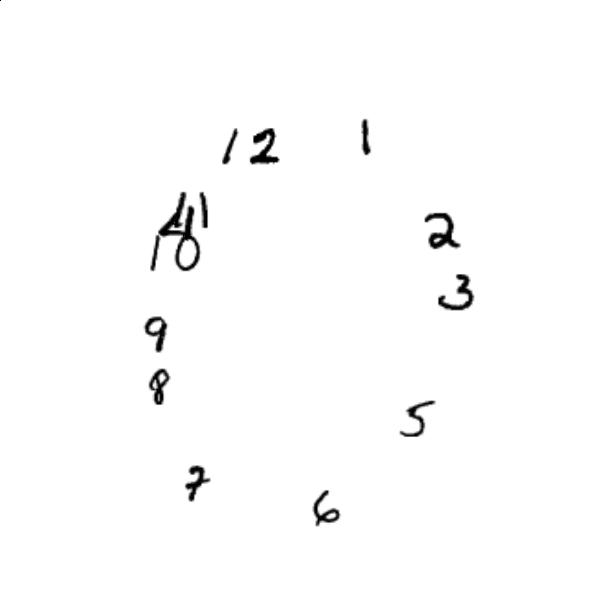
#> input picture clockNumData/0_clockDigit.jpg, 600 x 600 px
$ python -i predictionLib.py   (imports and definitions only)
#> lines starting #> are read from the running program, lines starting #| are printed output that depends on the picture; after the words box and inside, x2 and y2 are one past the last pixel; in counts of white or black regions, pixels touching at a corner belong together
#> further down, picture is the input picture: shape (600, 600); min 0, max 255, mean 251.8

import cv2
import numpy as np


#pad digit image with 0
# [173 lines left out: functions genPadded, mergeBeforePrediction, mergeDigits, not called in this run]

def getDigitContours(grey):
    #threshold for merging two digits is based on image with height of 600
    #need rescale threshold
    imgH, imgW = grey.shape
#> imgH = 600; imgW = 600
    ratio = 600 / imgH
#> ratio = 1
    xThr = 18 / ratio
#> xThr = 18

    #grey = cv2.cvtColor(image.copy(), cv2.COLOR_BGR2GRAY)

    ret, thresh = cv2.threshold(grey.copy(), 180, 255, cv2.THRESH_BINARY_INV)
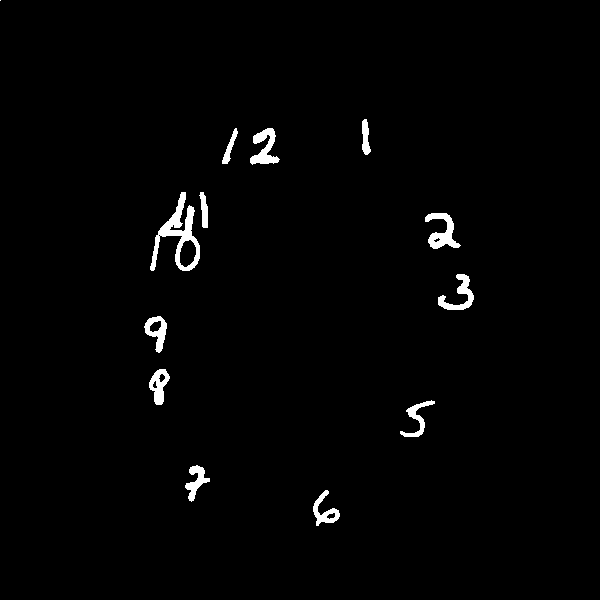
#> thresh: shape (600, 600); 1.5% white; 13 white regions (1 under 20 px)
    contours, _ = cv2.findContours(thresh.copy(), cv2.RETR_EXTERNAL, cv2.CHAIN_APPROX_SIMPLE)
#> contours = 13 contours, 1 with area under 20; largest, box (x1, y1, x2, y2) and area: (150, 192, 200, 271) 1428, (425, 213, 461, 249) 538, (250, 128, 280, 165) 479, (144, 316, 167, 353) 444, (149, 369, 170, 405) 416

    cnts = []
    for c in contours:
        x,y,w,h = cv2.boundingRect(c)
        if h < xThr:
            continue
        if w/h > 1.4:
            w1 = int(w / 4)
            #cv2.rectangle(image, (x,y), (x+w1, y+h), color=(0, 255, 0), thickness=2)
            cnts.append((x,y,w1,h))

            x1 = x + w1
            w2 = 3 * int(w / 4)
            #cv2.rectangle(image, (x1,y), (x1+w2, y+h), color=(0, 255, 0), thickness=2)
            cnts.append((x1,y,w2,h))
        else:

            #cv2.rectangle(image, (x,y), (x+w, y+h), color=(0, 255, 0), thickness=2)
            cnts.append((x,y,w,h))
#> this loop made 13 passes
#> (x, y, w, h) on passes 1 to 12: (313, 490, 27, 36), (185, 465, 25, 37), (400, 400, 35, 37), (149, 369, 21, 36), (144, 316, 23, 37), (438, 274, 36, 36), (425, 213, 36, 36), (199, 192, 9, 36), (150, 192, 50, 79), (250, 128, 30, 37), (222, 128, 16, 36), (362, 119, 9, 36)
#> after the loop, cnts = [(313, 490, 27, 36), (185, 465, 25, 37), (400, 400, 35, 37), (149, 369, 21, 36), (144, 316, 23, 37), (438, 274, 36, 36), (425, 213, 36, 36), (199, 192, 9, 36), (150, 192, 50, 79), (250, 128, 30, 37), (222, 128, 16, 36), (362, 119, 9, 36)]
    return thresh, cnts

>>> import cv2
>>> picture = cv2.imread('../clockNumData/0_clockDigit.jpg', cv2.IMREAD_GRAYSCALE)
>>> result = getDigitContours(picture)

$ run again, on clockNumData/1332_clockDigit.jpg
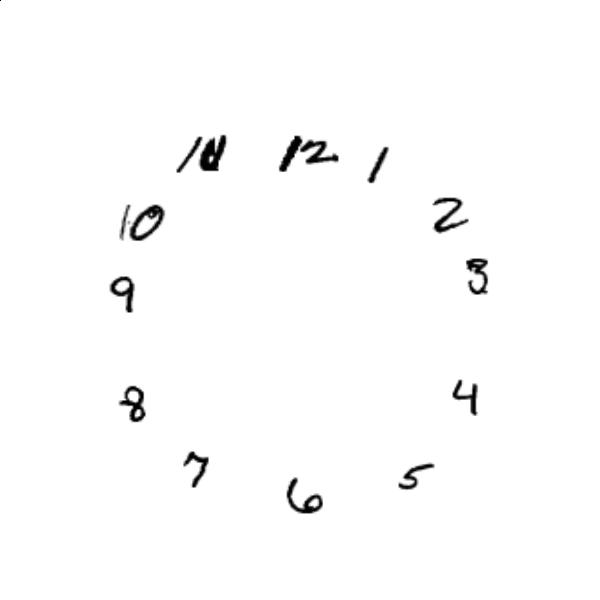
#> input picture clockNumData/1332_clockDigit.jpg, 600 x 600 px
#> picture is the input picture: shape (600, 600); min 0, max 255, mean 251.6
#> in getDigitContours, `ret, thresh = cv2.threshold(grey.copy(), 180, 255, cv2.THRESH_BINARY_I..`:
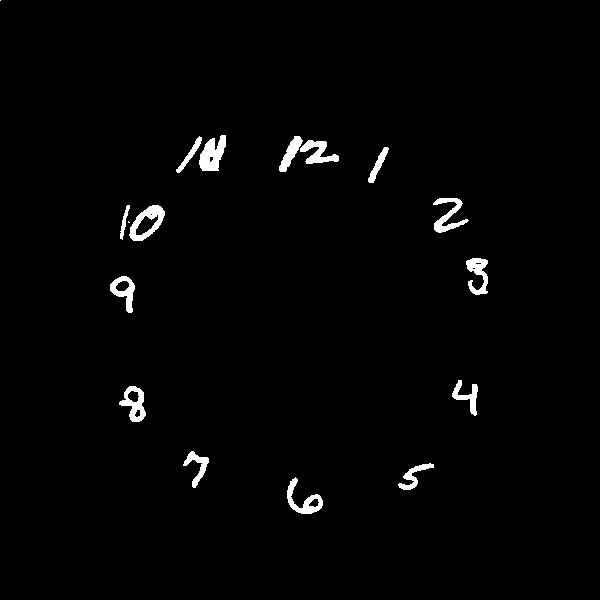
#> thresh: shape (600, 600); 1.6% white; 17 white regions (2 under 20 px)
#> contours = 17 contours, 2 with area under 20; largest, box (x1, y1, x2, y2) and area: (129, 205, 165, 241) 764, (199, 135, 226, 171) 573, (119, 386, 146, 422) 540, (287, 477, 323, 514) 462, (110, 276, 135, 313) 462
#> the loop in getDigitContours, `for c in contours:` made 17 passes
#> (x, y, w, h, w1, x1, w2) on pass 13: (300, 140, 39, 24, 9, 309, 27)
#> after the loop in getDigitContours, `for c in contours:`: cnts = 16 items, first 6: (287, 477, 36, 37), (398, 463, 36, 27), (183, 451, 26, 37), (119, 386, 27, 36), (452, 380, 26, 36), (110, 276, 25, 37)

$ run again, on clockNumData/1382_clockDigit.jpg
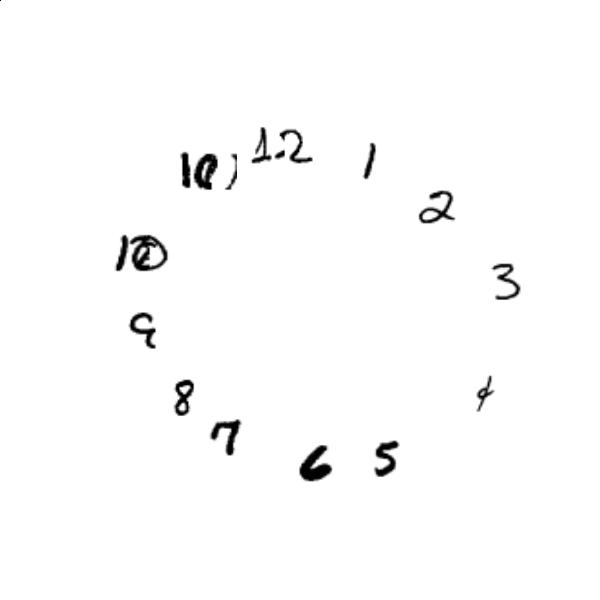
#> input picture clockNumData/1382_clockDigit.jpg, 600 x 600 px
#> picture is the input picture: shape (600, 600); min 0, max 255, mean 251.3
#> in getDigitContours, `ret, thresh = cv2.threshold(grey.copy(), 180, 255, cv2.THRESH_BINARY_I..`:
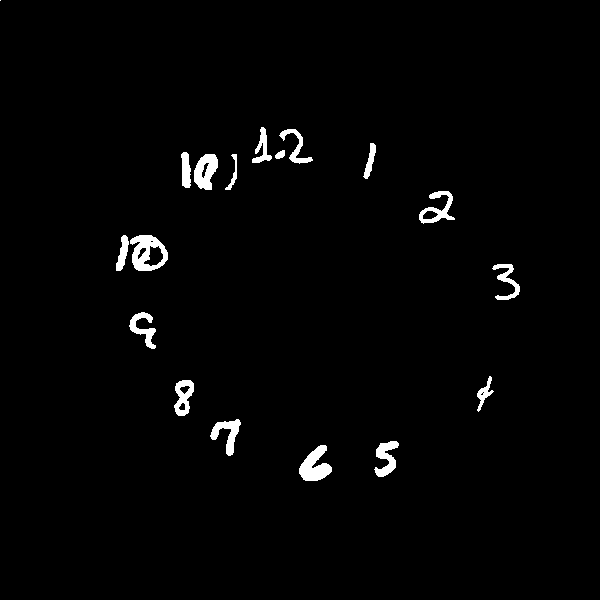
#> thresh: shape (600, 600); 1.8% white; 18 white regions (1 under 20 px)
#> contours = 18 contours, 1 with area under 20; largest, box (x1, y1, x2, y2) and area: (130, 235, 168, 271) 988, (299, 445, 332, 481) 632, (194, 154, 218, 190) 576, (419, 191, 455, 224) 482, (174, 380, 194, 416) 460
#> the loop in getDigitContours, `for c in contours:` made 18 passes
#> (x, y, w, h) on passes 1 to 8: (299, 445, 33, 36), (374, 441, 25, 36), (210, 419, 31, 37), (174, 380, 20, 36), (477, 376, 17, 36), (129, 312, 27, 37), (492, 264, 28, 36), (130, 235, 38, 36)
#> after the loop in getDigitContours, `for c in contours:`: cnts = 16 items, first 6: (299, 445, 33, 36), (374, 441, 25, 36), (210, 419, 31, 37), (174, 380, 20, 36), (477, 376, 17, 36), (129, 312, 27, 37)

$ run again, on clockNumData/1386_clockDigit.jpg
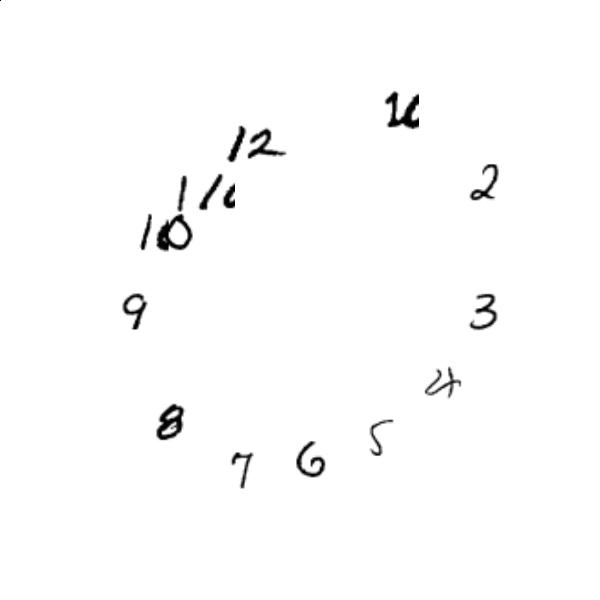
#> input picture clockNumData/1386_clockDigit.jpg, 600 x 600 px
#> picture is the input picture: shape (600, 600); min 0, max 255, mean 251.8
#> in getDigitContours, `ret, thresh = cv2.threshold(grey.copy(), 180, 255, cv2.THRESH_BINARY_I..`:
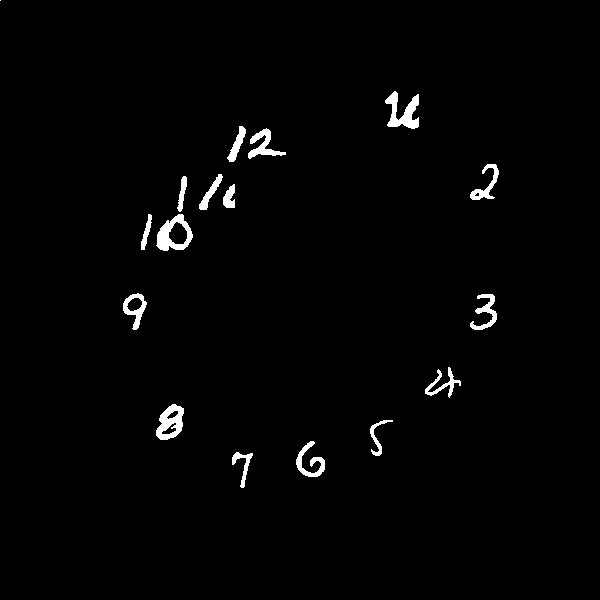
#> thresh: shape (600, 600); 1.6% white; 17 white regions (1 under 20 px)
#> contours = 17 contours, 1 with area under 20; largest, box (x1, y1, x2, y2) and area: (156, 214, 193, 251) 887, (156, 404, 184, 440) 668, (385, 91, 419, 129) 563, (123, 293, 147, 330) 448, (248, 128, 286, 159) 364
#> the loop in getDigitContours, `for c in contours:` made 17 passes
#> (x, y, w, h) on passes 1 to 8: (232, 452, 21, 36), (296, 441, 29, 36), (370, 420, 23, 36), (156, 404, 28, 36), (425, 367, 36, 31), (470, 294, 27, 36), (123, 293, 24, 37), (156, 214, 37, 37)
#> after the loop in getDigitContours, `for c in contours:`: cnts = 16 items, first 6: (232, 452, 21, 36), (296, 441, 29, 36), (370, 420, 23, 36), (156, 404, 28, 36), (425, 367, 36, 31), (470, 294, 27, 36)
